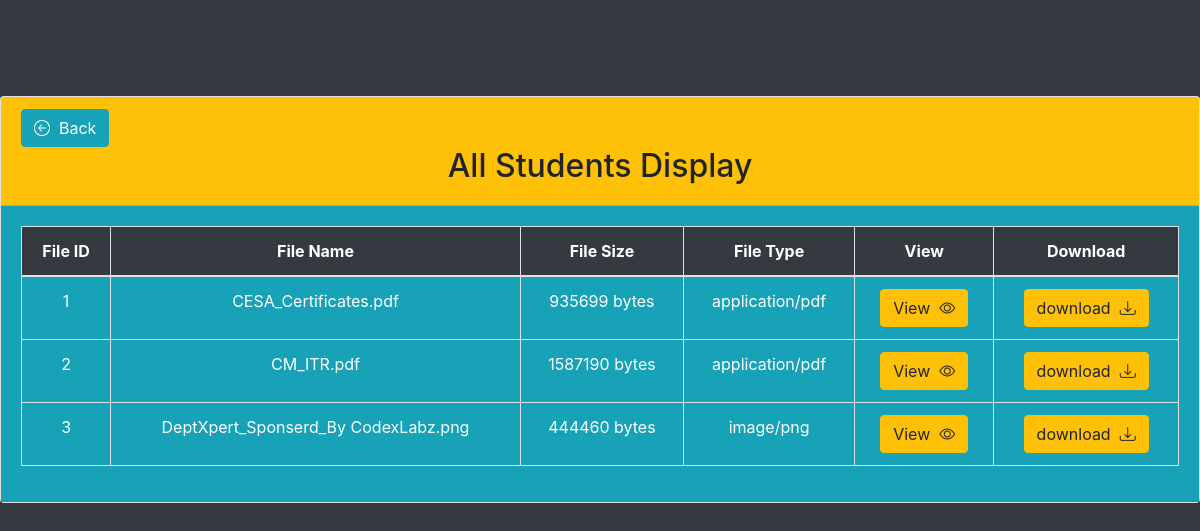
/Student/Study/index.php (signed in), run on the app's committed database.
### tables this page shows
CREATE TABLE `files` (
  `id` int(11) NOT NULL,
  `filename` text NOT NULL,
  `filesize` int(11) NOT NULL,
  `filetype` text NOT NULL,
  `Registor_Date` timestamp NOT NULL DEFAULT current_timestamp() ON UPDATE current_timestamp()
);

### Student/Study/index.php (the view, shortened to what this page needs)
<?php
    $db_host = "localhost";
    $db_user = "root";
    $db_pass = "";
    $db_name = "fileuploaddownload";
    $conn = new mysqli($db_host, $db_user, $db_pass, $db_name);
    $sql = "SELECT *FROM files";
    $result = $conn->query($sql);
?>
<!DOCTYPE html>
<html lang="en">
<head>
    <link rel="stylesheet" href="https://cdn.jsdelivr.net/npm/bootstrap-icons@1.11.3/font/bootstrap-icons.min.css">
    <link rel="stylesheet" href="https://cdn.jsdelivr.net/npm/bootstrap@4.4.1/dist/css/bootstrap.min.css"
>
</head>
<body class="bg-dark">
<div>
    <div class="mw-100" alt="Max-width 100%">
        <div class="row mt-5">
          <div class="col">
            <div class="card mt-5">
              <div class="card-header bg-warning">
                <a href="https://deptxpert.com/DeptXPert/Student/Student.php" class="btn btn-info profile-button " type="button"><i class="bi bi-arrow-left-circle"></i>&nbsp;&nbsp;Back</a>
                <h2 class="display-6 text-center">All Students Display</h2>
              </div>
                <div class="card-body bg-info">
                    <table class="table table-bordered text-center text-white">
                        <tr class="bg-dark text-white">
                            <th>File ID</th>
                            <th>File Name</th>
                            <th>File Size</th>
                            <th>File Type</th>
                            <th>View</th>
                            <th>Download</th>
                        </tr>
                        <tbody>
                        <?php
                            if ($result->num_rows > 0) {
                                while ($row = $result->fetch_assoc()) {
                                    $file_path = "uploads/" . $row['filename'];
                                    ?>
                                    <tr>
                                        <td><?php echo $row['id']; ?></td>
                                        <td><?php echo $row['filename']; ?></td>
                                        <td><?php echo $row['filesize']; ?> bytes</td>
                                        <td><?php echo $row['filetype']; ?></td>
                                        <td><a href="Open.php?filename=<?php echo $row['filename']; ?>" class="btn btn-warning">View&nbsp;&nbsp;<i class="bi bi-eye"></i></a></td>
                                        <td><a href="<?php echo $file_path; ?>" class="btn btn-warning" download>download&nbsp;&nbsp;<i class="bi bi-download"></i></a></td>
                                    </tr>
                                    <?php
                                }
                            } else {
                                ?>
                                <tr>
                                    <td colspan="18">No files uploaded yet.</td>
                                </tr>
                                <?php
                            }
                            ?>
                        </tbody>
                    </table>
                </div>
            </div>
        </div>
    </div>
</div>
</body>
</html>

### data on the page
files: id "1", filename "CESA_Certificates.pdf", filesize "935699", filetype "application/pdf"
files: id "2", filename "CM_ITR.pdf", filesize "1587190", filetype "application/pdf"
files: id "3", filename "DeptXpert_Sponserd_By CodexLabz.png", filesize "444460", filetype "image/png"
